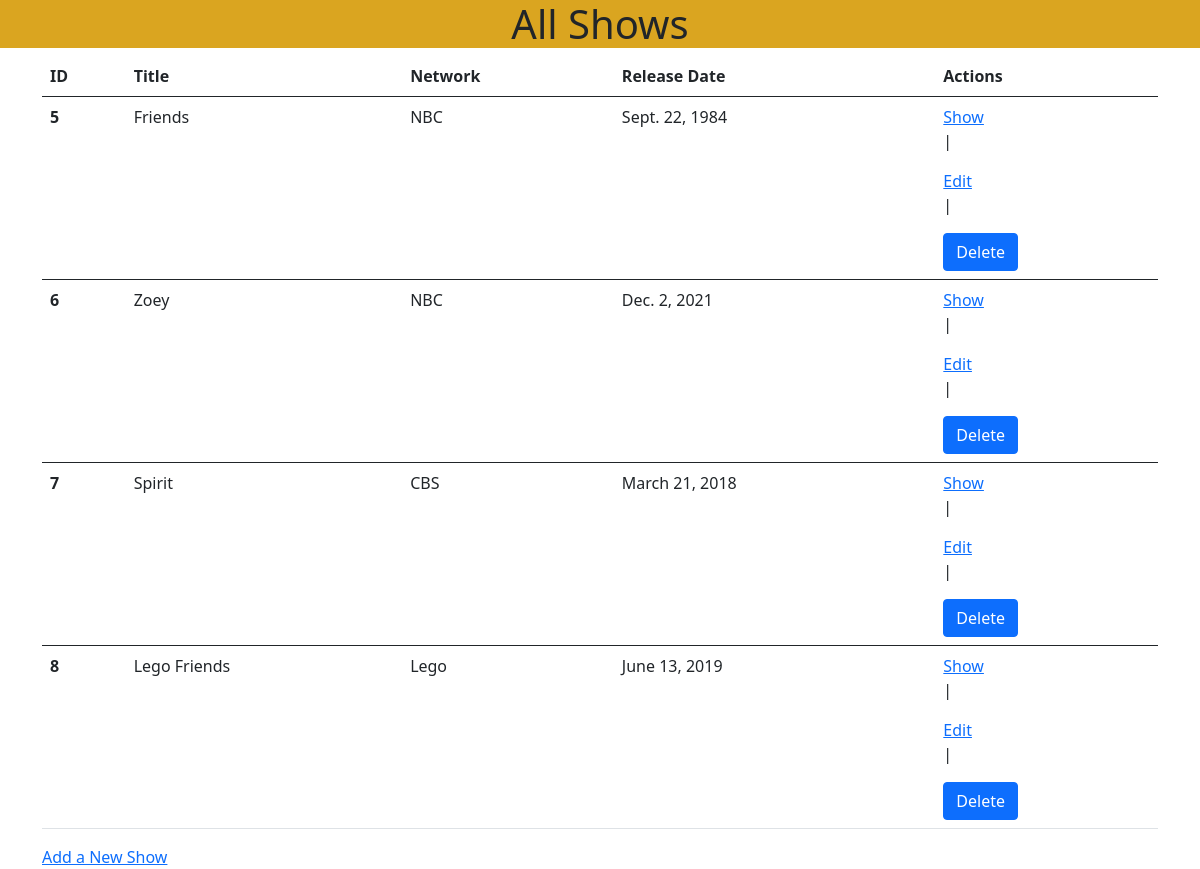
The page / on the database its author committed.
### semi_rest_tv_app/models.py (models this page shows)
class Show(models.Model):
    title = models.CharField(max_length=255)
    release_date = models.DateField()
    desc = models.TextField()
    network = models.ForeignKey(Network, related_name='shows', on_delete=models.CASCADE)
    created_at = models.DateTimeField(auto_now_add=True)
    updated_at = models.DateTimeField(auto_now=True)

class Network(models.Model):
    name = models.CharField(max_length=5, default='name')
    created_at = models.DateTimeField(auto_now_add=True)
    updated_at = models.DateTimeField(auto_now=True)

### semi_rest_tv_app/views.py (the view)
# urls.py: path('',views.shows),
def shows(request):
    context={
        'shows':Show.objects.all()
    }
    return render(request,"shows.html",context)

### semi_rest_tv_app/templates/shows.html (shortened to what this page needs)
<!DOCTYPE html>
<html lang="en">
<head>
    <link href="https://cdn.jsdelivr.net/npm/bootstrap@5.0.0-beta3/dist/css/bootstrap.min.css" rel="stylesheet"
>
    {% load static %}
    <link rel="stylesheet" href="{% static 'css/style.css' %}">
</head>
<body>
    <div id="main">
        <h1 class="d-flex justify-content-center">All Shows</h1>
        <div class="container">
            <table class="table">
                <thead>
                    <tr>
                        <th scope="col">ID</th>
                        <th scope="col">Title</th>
                        <th scope="col">Network</th>
                        <th scope="col">Release Date</th>
                        <th scope="col">Actions</th>
                    </tr>
                </thead>
                <tbody>
                    {% for show in shows %}
                    <tr>
                    <th scope="row">{{show.id}}</th>
                        <td>{{show.title}}</td>
                        <td>{{show.network.name}}</td>
                        <td>{{show.release_date}}</td>
                        <td><a href="/shows/{{show.id}}">Show</a>
                            <p> | </p>
                            <a href="/shows/{{show.id}}/edit">Edit</a>
                            <p> | </p>
                            <form action="/shows/{{show.id}}/remove" method="POST">
                                <div class="col-sm-10">
                                    <button type="submit" class="btn btn-primary">Delete</button>
                                </div>
                            </form>
                        </td>
                    </tr>
                </tbody>
                {% endfor %}
            </table>
        <div>
            <a class="link" href="/shows/new">Add a New Show</a>
        </div>
        </div>
    </div>
</body>
</html>

### semi_rest_tv_app/static/css/style.css (style rules this page uses)
h1 { background-color: goldenrod; margin: 20px,0,0,40px; }
p { font-size: 16px; }
.link { margin: 10px,0,0,10px; }

### rows shown on the page
Show: id "5", title "Friends", network.name "NBC", release_date "Sept. 22, 1984"
Show: id "6", title "Zoey", network.name "NBC", release_date "Dec. 2, 2021"
Show: id "7", title "Spirit", network.name "CBS", release_date "March 21, 2018"
Show: id "8", title "Lego Friends", network.name "Lego", release_date "June 13, 2019"
